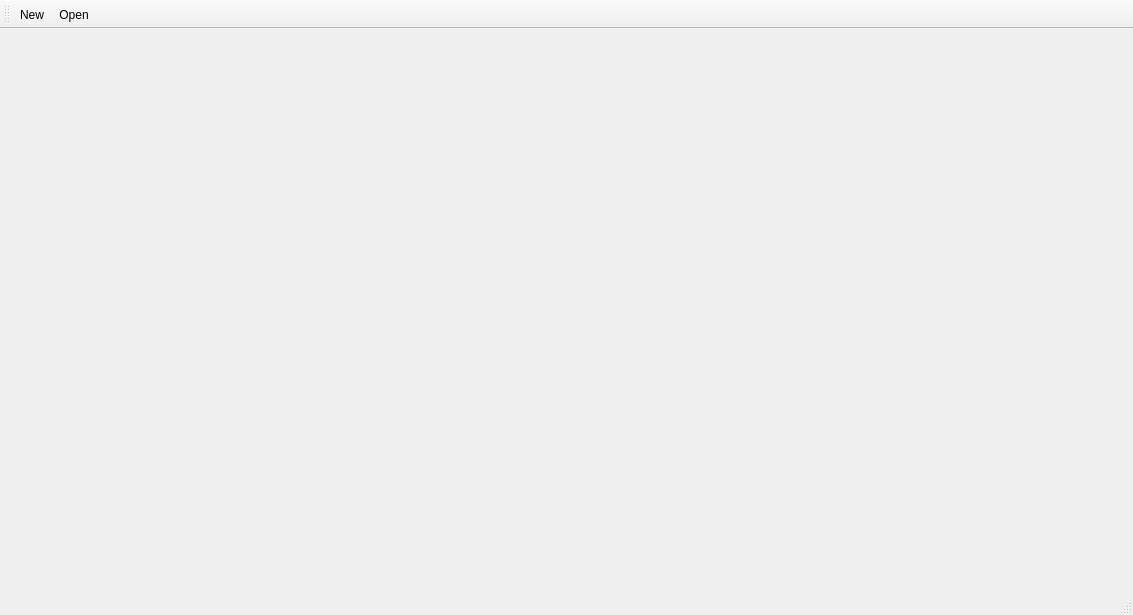
<?xml version="1.0" encoding="UTF-8"?>
<ui version="4.0">
 <class>MainWindow</class>
 <widget class="QMainWindow" name="MainWindow">
  <property name="geometry">
   <rect>
    <x>0</x>
    <y>0</y>
    <width>1133</width>
    <height>615</height>
   </rect>
  </property>
  <property name="windowTitle">
   <string>MainWindow</string>
  </property>
  <widget class="QWidget" name="centralWidget">
   <layout class="QVBoxLayout" name="verticalLayout">
    <property name="spacing">
     <number>0</number>
    </property>
    <property name="leftMargin">
     <number>1</number>
    </property>
    <property name="topMargin">
     <number>1</number>
    </property>
    <property name="rightMargin">
     <number>1</number>
    </property>
    <property name="bottomMargin">
     <number>1</number>
    </property>
    <item>
     <widget class="QStackedWidget" name="modeStack">
      <widget class="QWidget" name="page2d">
       <layout class="QVBoxLayout" name="verticalLayout_2">
        <property name="spacing">
         <number>0</number>
        </property>
        <property name="leftMargin">
         <number>0</number>
        </property>
        <property name="topMargin">
         <number>0</number>
        </property>
        <property name="rightMargin">
         <number>0</number>
        </property>
        <property name="bottomMargin">
         <number>0</number>
        </property>
        <item>
         <widget class="View2D" name="view2d" native="true"/>
        </item>
       </layout>
      </widget>
      <widget class="QWidget" name="page3d">
       <layout class="QVBoxLayout" name="verticalLayout_3">
        <property name="spacing">
         <number>0</number>
        </property>
        <property name="leftMargin">
         <number>0</number>
        </property>
        <property name="topMargin">
         <number>0</number>
        </property>
        <property name="rightMargin">
         <number>0</number>
        </property>
        <property name="bottomMargin">
         <number>0</number>
        </property>
        <item>
         <widget class="View3D" name="view3d" native="true"/>
        </item>
       </layout>
      </widget>
     </widget>
    </item>
   </layout>
  </widget>
  <widget class="QMenuBar" name="menuBar">
   <property name="geometry">
    <rect>
     <x>0</x>
     <y>0</y>
     <width>1133</width>
     <height>18</height>
    </rect>
   </property>
  </widget>
  <widget class="QToolBar" name="mainToolBar">
   <attribute name="toolBarArea">
    <enum>TopToolBarArea</enum>
   </attribute>
   <attribute name="toolBarBreak">
    <bool>false</bool>
   </attribute>
   <addaction name="actionNew"/>
   <addaction name="actionOpen"/>
  </widget>
  <widget class="QStatusBar" name="statusBar"/>
  <action name="actionNew">
   <property name="text">
    <string>New</string>
   </property>
  </action>
  <action name="actionOpen">
   <property name="text">
    <string>Open</string>
   </property>
  </action>
 </widget>
 <layoutdefault spacing="6" margin="11"/>
 <customwidgets>
  <customwidget>
   <class>View2D</class>
   <extends>QWidget</extends>
   <header>view2d.h</header>
   <container>1</container>
  </customwidget>
  <customwidget>
   <class>View3D</class>
   <extends>QWidget</extends>
   <header>view3d.h</header>
   <container>1</container>
  </customwidget>
 </customwidgets>
 <resources/>
 <connections/>
</ui>
